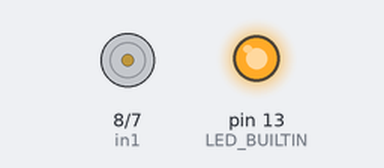
Bench run of a sketch on a simulated Arduino Uno, built with avr-gcc and run on an emulated ATmega328P. Parts: motor-driver pin pairs drawn as motors (green arrow = first pin HIGH = forward, orange = second pin HIGH = backward, longer = more drive, scaled by the enable pin), output pins drawn as LEDs (lit = HIGH).

Above: at 0.5 s.
At 2.05 s:
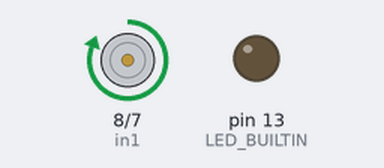
At 4.15 s:
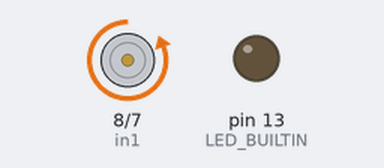
At 5.2 s:
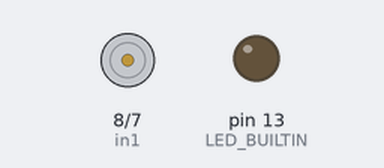
Timing chart, 0 to 8.1 s (numbered marks = the images above):
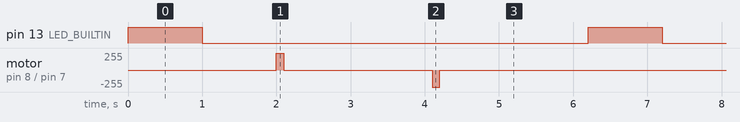

The sketch:

direccion.ino
```cpp
int ena = 9;
int in1 = 8;
int in2 = 7;  // Cambia a otro pin

void setup() {
  pinMode(ena, OUTPUT);
  pinMode(in1, OUTPUT);
  pinMode(in2, OUTPUT);
  pinMode(LED_BUILTIN, OUTPUT);
  neutro();
}

void loop() {
  digitalWrite(LED_BUILTIN, HIGH);
  delay(1000);
  digitalWrite(LED_BUILTIN, LOW);
  delay(1000);

  nega_posi();
  potenciar();
  delay(1000);
  neutro();
  delay(1000);

  posi_nega();
  potenciar();
  delay(1000);
  neutro();
  delay(1000);
}

void nega_posi() {
  digitalWrite(in1, HIGH);
  digitalWrite(in2, LOW);
}

void posi_nega() {
  digitalWrite(in1, LOW);
  digitalWrite(in2, HIGH);
}

void neutro() {
  digitalWrite(in1, LOW);
  digitalWrite(in2, LOW);
  digitalWrite(ena, LOW);
}

void potenciar() {
  analogWrite(ena, 255);
  delay(100);
  analogWrite(ena, 0);
}
```

Measured:
- by itself, pin 13 (LED_BUILTIN): alternates HIGH for 1.0 s and LOW for 5.2 s
- by itself, motor on pin 8 (in1) / pin 7 (in2): repeats every 6.2 s: stopped 2.0 s, backward 255/255 0.10 s, stopped 4.0 s, forward 255/255 0.10 s
